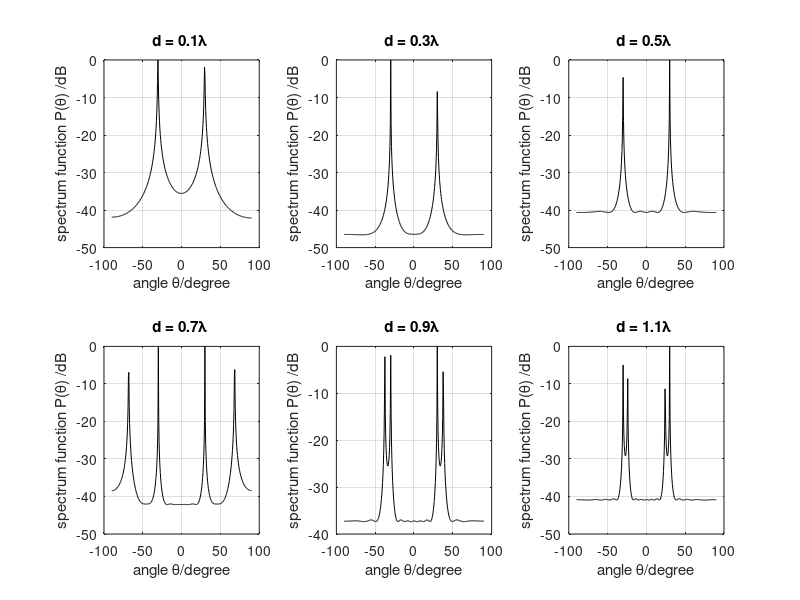

This chart was generated by the following MATLAB code: (Note: this script raises an error after producing the figure.)
%MUSIC Simulation
% Array element spacing
clc
clear all
close all
format long %The data show that as long shaping scientific

for kk = 1:6
    
%Transmitter
doa=[-30 30]/180*pi; %Direction of arrival
%N=1*ceil(5*(2^(kk/1.3))/10);%Snapshots
N=200;
w=[pi/4 pi/3]';%Frequency
M=8;%Number of array elements
P=length(w); %The number of signal
lambda=150;%Wavelength
rt=(2*kk-1)/10;
d=lambda*rt;%Element spacing

D=zeros(P,M); %To creat a matrix with P row and M column
for k=1:P
D(k,:)=exp(-j*2*pi*d*sin(doa(k))/lambda*[0:M-1]); %Assignment matrix
end
D=D';
xx=2*exp(j*(w*[1:N])); %Simulate message signal
x=D*xx; %Signal after beamforming at transmitter

%Channel
snr=0;%SNR
x=x+awgn(x,snr);%Insert Gaussian white noise

%Reciever
Sx=x*x'; %Data covarivance matrix
J=fliplr(eye(M)); %Exchange matrix
Sx=Sx+J*conj(Sx)*J;
[nn,vv]=eig(Sx); %Find the eigenvalues and eigenvectors of Sx
NN=nn(:,1:M-P); %Estimate noise subspace
%Creating array manifold vector V
theta=-90:0.5:90; %Peak search
for ii=1:length(theta)
V=zeros(1,length(M));%array manifold vector
for jj=0:M-1
V(1+jj)=exp(-j*2*jj*pi*d*sin(theta(ii)/180*pi)/lambda);
end

%Solution for MUSIC constrainted equations
PP=V*(NN*NN')*V';
Pmusic(ii)=abs(1/ PP);
end
Pmusic=10*log10(Pmusic/max(Pmusic)); %Spatial spectrum function

subplot(2,3,kk)
plot(theta,Pmusic,'-k')
xlabel('angle \theta/degree')
ylabel('spectrum function P(\theta) /dB')
title(['d = ',num2str(rt),'\lambda '])
grid on

end
 sgtitle('MUSIC-ARRAY ELEMENT SPACING');